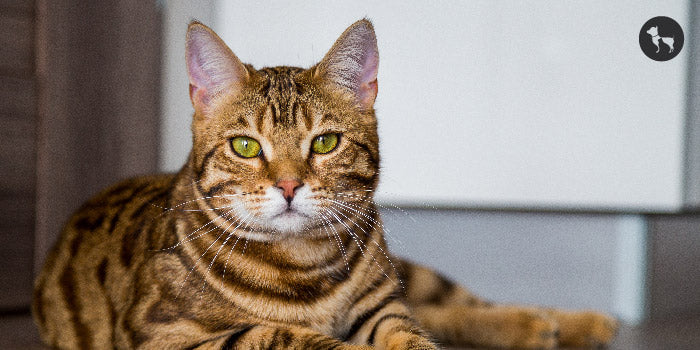
#> input picture Photos/cat.jpg, 700 x 350 px
$ python spaces.py
#> lines starting #> are read from the running program, lines starting #| are printed output that depends on the picture
import cv2 as cv
import matplotlib.pyplot as plt

img = cv.imread('Photos/cat.jpg')
#> img is the input picture: shape (350, 700, 3); mean B, G, R 121.1, 131.4, 144.2
cv.imshow('Cat', img)


# BGR to GrayScale
grayScale = cv.cvtColor(img, cv.COLOR_BGR2GRAY)
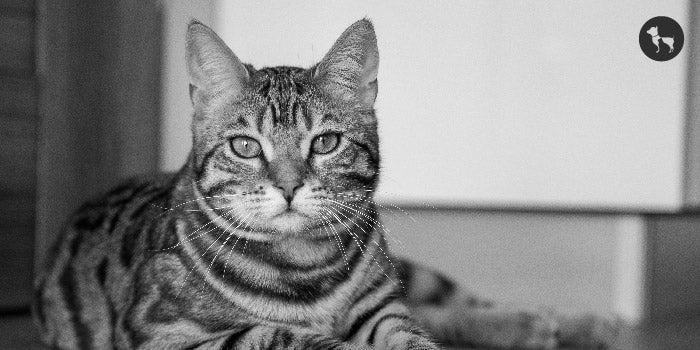
#> grayScale: shape (350, 700); min 0, max 254, mean 134.1
cv.imshow("GrayScale", grayScale)


# BGR to HSV(Hue-Saturation-Value)
hsv = cv.cvtColor(img,cv.COLOR_BGR2HSV)
#> hsv: shape (350, 700, 3); mean H, S, V 55.5, 73.8, 148.6
cv.imshow("HSV", hsv)


# BGR to LAB
lab = cv.cvtColor(img, cv.COLOR_BGR2Lab)
#> lab: shape (350, 700, 3); mean of channels 0, 1, 2 139.7, 132.4, 136
cv.imshow("LAB", lab)


rgb = cv.cvtColor(img, cv.COLOR_BGR2RGB)
cv.imshow("RGB", rgb)
plt.imshow(rgb)
plt.show()

cv.waitKey(0)

$ run again, with Photos/Girl.jpg copied over Photos/cat.jpg
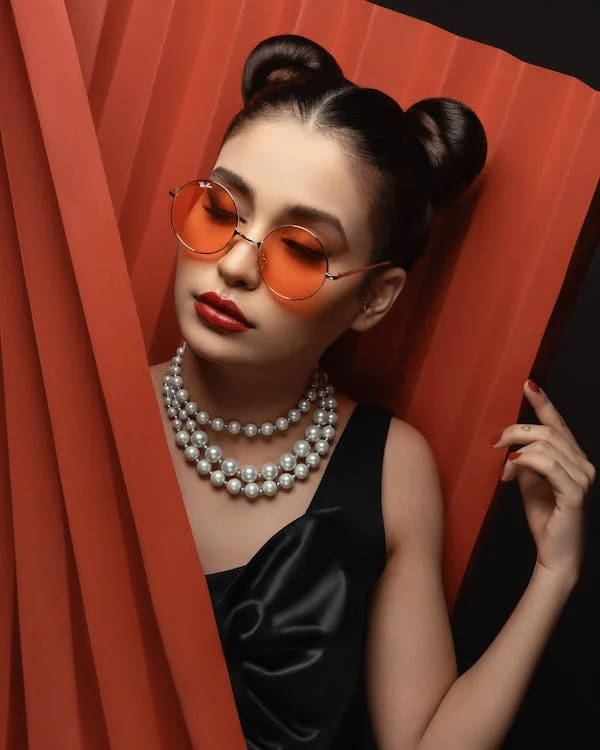
#> input picture Photos/Girl.jpg, 600 x 750 px
#> img is the input picture: shape (750, 600, 3); mean B, G, R 40, 54.3, 113.4
#> `grayScale = cv.cvtColor(img, cv.COLOR_BGR2GRAY)`:
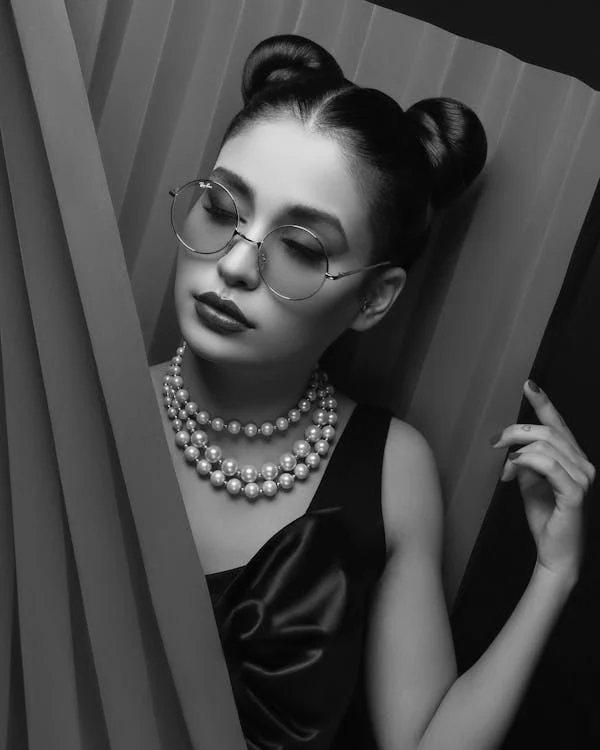
#> grayScale: shape (750, 600); min 0, max 255, mean 70.3
#> hsv: shape (750, 600, 3); mean H, S, V 10.1, 150.3, 113.4
#> lab: shape (750, 600, 3); mean of channels 0, 1, 2 77.1, 151.6, 148.9

$ run again, with Photos/Girl_face.jpg copied over Photos/cat.jpg
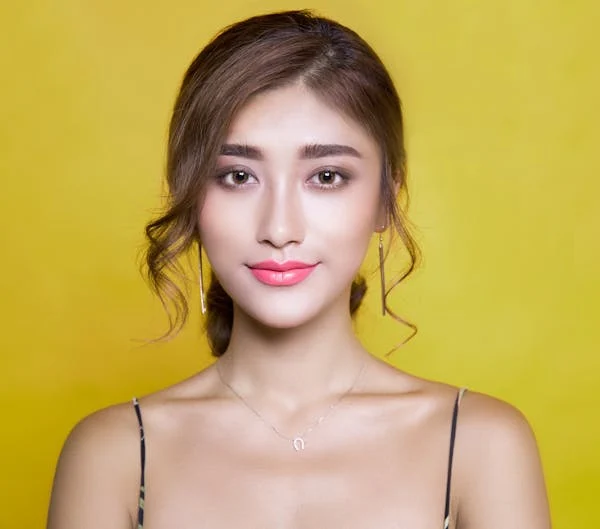
#> input picture Photos/Girl_face.jpg, 600 x 529 px
#> img is the input picture: shape (529, 600, 3); mean B, G, R 91.8, 169, 195.3
#> `grayScale = cv.cvtColor(img, cv.COLOR_BGR2GRAY)`:
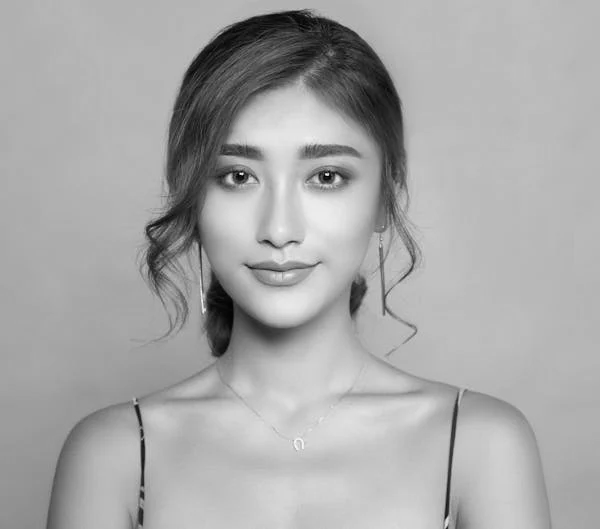
#> grayScale: shape (529, 600); min 0, max 250, mean 168.1
#> hsv: shape (529, 600, 3); mean H, S, V 23.5, 137.8, 195.3
#> lab: shape (529, 600, 3); mean of channels 0, 1, 2 178.3, 129.3, 168.6
